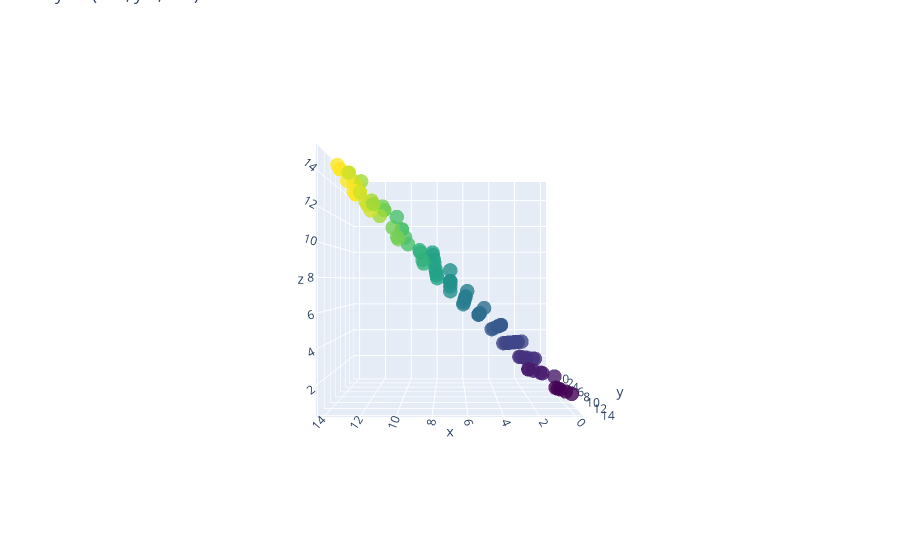

Source (notebook cell):
### Code cell
name = 'eye = (x:0., y:3, z:0.)'
camera = dict(
    eye=dict(x=0., y=3, z=0)
)


fig.update_layout(scene_camera=camera, title=name)
fig.show()

### Figure 1 — Plotly figure (JSON) as saved in the notebook; plotly's stock layout.template omitted (floating-point values rounded to 4 significant figures)
{"data": [{"marker": {"color": [7, 6, 0, 2, 4, 2, 6, 4, 13, 13, 0, 10, 10, 3, 2, 4, 1, 1, 1, 2, 6, 11, 10, 8, 4, 3, 2, 14, 11, 0, 5, 13, 8, 4, 8, 14, 12, 6, 4, 13, 14, 11, 5, 3, 3, 13, 8, 1, 3, 14, 6, 13, 1, 13, 6, 11, 14, 13, 3, 10, 11, 9, 14, 13, 14, 5, 12, 8, 3, 3, 12, 12, 3, 13, 0, 3, 2, 9, 8, 13, 12, 4, 7, 7, 7, 11, 10, 9, 8, 13, 5, 0, 5, 7, 1, 9, 3, 7, 12, 11, 5, 8], "colorscale": [[0, "#440154"], [0.1111, "#482878"], [0.2222, "#3e4989"], [0.3333, "#31688e"], [0.4444, "#26828e"], [0.5556, "#1f9e89"], [0.6667, "#35b779"], [0.7778, "#6ece58"], [0.8889, "#b5de2b"], [1, "#fde725"]], "opacity": 0.8, "size": 5}, "mode": "markers", "type": "scatter3d", "x": [7, 6, 0, 2, 4, 2, 6, 4, 13, 13, 0, 10, 10, 3, 2, 4, 1, 1, 1, 2, 6, 11, 10, 8, 4, 3, 2, 14, 11, 0, 5, 13, 8, 4, 8, 14, 12, 6, 4, 13, 14, 11, 5, 3, 3, 13, 8, 1, 3, 14, 6, 13, 1, 13, 6, 11, 14, 13, 3, 10, 11, 9, 14, 13, 14, 5, 12, 8, 3, 3, 12, 12, 3, 13, 0, 3, 2, 9, 8, 13, 12, 4, 7, 7, 7, 11, 10, 9, 8, 13, 5, 0, 5, 7, 1, 9, 3, 7, 12, 11, 5, 8], "y": [0, 0, 9, 4, 12, 11, 12, 11, 8, 9, 13, 10, 4, 10, 3, 9, 13, 7, 0, 12, 7, 11, 7, 14, 5, 1, 6, 2, 11, 11, 6, 9, 11, 12, 4, 10, 14, 8, 10, 9, 9, 11, 6, 12, 11, 12, 0, 8, 9, 2, 2, 10, 3, 7, 5, 12, 3, 3, 3, 10, 1, 8, 6, 7, 9, 4, 4, 9, 14, 5, 9, 8, 11, 12, 8, 6, 8, 7, 13, 4, 8, 3, 14, 8, 7, 5, 14, 3, 2, 1, 4, 7, 12, 4, 0, 1, 6, 8, 8, 0, 5, 6], "z": [7, 6, 0.9, 2.4, 5.2, 3.1, 7.2, 5.1, 13.8, 13.9, 1.3, 11, 10.4, 4, 2.3, 4.9, 2.3, 1.7, 1, 3.2, 6.7, 12.1, 10.7, 9.4, 4.5, 3.1, 2.6, 14.2, 12.1, 1.1, 5.6, 13.9, 9.1, 5.2, 8.4, 15, 13.4, 6.8, 5, 13.9, 14.9, 12.1, 5.6, 4.2, 4.1, 14.2, 8, 1.8, 3.9, 14.2, 6.2, 14, 1.3, 13.7, 6.5, 12.2, 14.3, 13.3, 3.3, 11, 11.1, 9.8, 14.6, 13.7, 14.9, 5.4, 12.4, 8.9, 4.4, 3.5, 12.9, 12.8, 4.1, 14.2, 0.8, 3.6, 2.8, 9.7, 9.3, 13.4, 12.8, 4.3, 8.4, 7.8, 7.7, 11.5, 11.4, 9.3, 8.2, 13.1, 5.4, 0.7, 6.2, 7.4, 1, 9.1, 3.6, 7.8, 12.8, 11, 5.5, 8.6]}], "layout": {"margin": {"b": 0, "l": 0, "r": 0, "t": 0}, "scene": {"camera": {"eye": {"x": 0, "y": 3, "z": 0}}}, "title": {"text": "eye = (x:0., y:3, z:0.)"}}}
